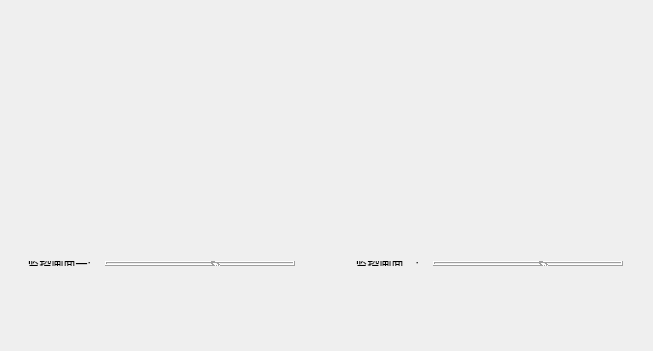
<?xml version="1.0" encoding="UTF-8"?>
<ui version="4.0">
 <class>camara</class>
 <widget class="QWidget" name="camara">
  <property name="geometry">
   <rect>
    <x>0</x>
    <y>0</y>
    <width>653</width>
    <height>351</height>
   </rect>
  </property>
  <property name="windowTitle">
   <string>Camara</string>
  </property>
  <widget class="QLabel" name="camera2">
   <property name="geometry">
    <rect>
     <x>325</x>
     <y>0</y>
     <width>320</width>
     <height>240</height>
    </rect>
   </property>
   <property name="sizePolicy">
    <sizepolicy hsizetype="Fixed" vsizetype="Fixed">
     <horstretch>0</horstretch>
     <verstretch>0</verstretch>
    </sizepolicy>
   </property>
   <property name="text">
    <string/>
   </property>
  </widget>
  <widget class="QLabel" name="camera1">
   <property name="geometry">
    <rect>
     <x>0</x>
     <y>0</y>
     <width>320</width>
     <height>240</height>
    </rect>
   </property>
   <property name="sizePolicy">
    <sizepolicy hsizetype="Fixed" vsizetype="Fixed">
     <horstretch>0</horstretch>
     <verstretch>0</verstretch>
    </sizepolicy>
   </property>
   <property name="text">
    <string/>
   </property>
  </widget>
  <widget class="QWidget" name="">
   <property name="geometry">
    <rect>
     <x>10</x>
     <y>250</y>
     <width>624</width>
     <height>27</height>
    </rect>
   </property>
   <layout class="QHBoxLayout" name="horizontalLayout_3">
    <item>
     <layout class="QHBoxLayout" name="horizontalLayout">
      <item>
       <widget class="QLabel" name="label_1">
        <property name="text">
         <string>  监控画面一:</string>
        </property>
       </widget>
      </item>
      <item>
       <widget class="QLCDNumber" name="lcdNumber_1">
        <property name="numDigits">
         <number>19</number>
        </property>
        <property name="value" stdset="0">
         <double>2014.000000000000000</double>
        </property>
       </widget>
      </item>
     </layout>
    </item>
    <item>
     <spacer name="horizontalSpacer">
      <property name="orientation">
       <enum>Qt::Horizontal</enum>
      </property>
      <property name="sizeType">
       <enum>QSizePolicy::Fixed</enum>
      </property>
      <property name="sizeHint" stdset="0">
       <size>
        <width>48</width>
        <height>20</height>
       </size>
      </property>
     </spacer>
    </item>
    <item>
     <layout class="QHBoxLayout" name="horizontalLayout_2">
      <item>
       <widget class="QLabel" name="label_2">
        <property name="text">
         <string>  监控画面二:</string>
        </property>
       </widget>
      </item>
      <item>
       <widget class="QLCDNumber" name="lcdNumber_2">
        <property name="numDigits">
         <number>19</number>
        </property>
        <property name="value" stdset="0">
         <double>2014.000000000000000</double>
        </property>
       </widget>
      </item>
     </layout>
    </item>
   </layout>
  </widget>
 </widget>
 <layoutdefault spacing="6" margin="11"/>
 <resources/>
 <connections/>
</ui>
